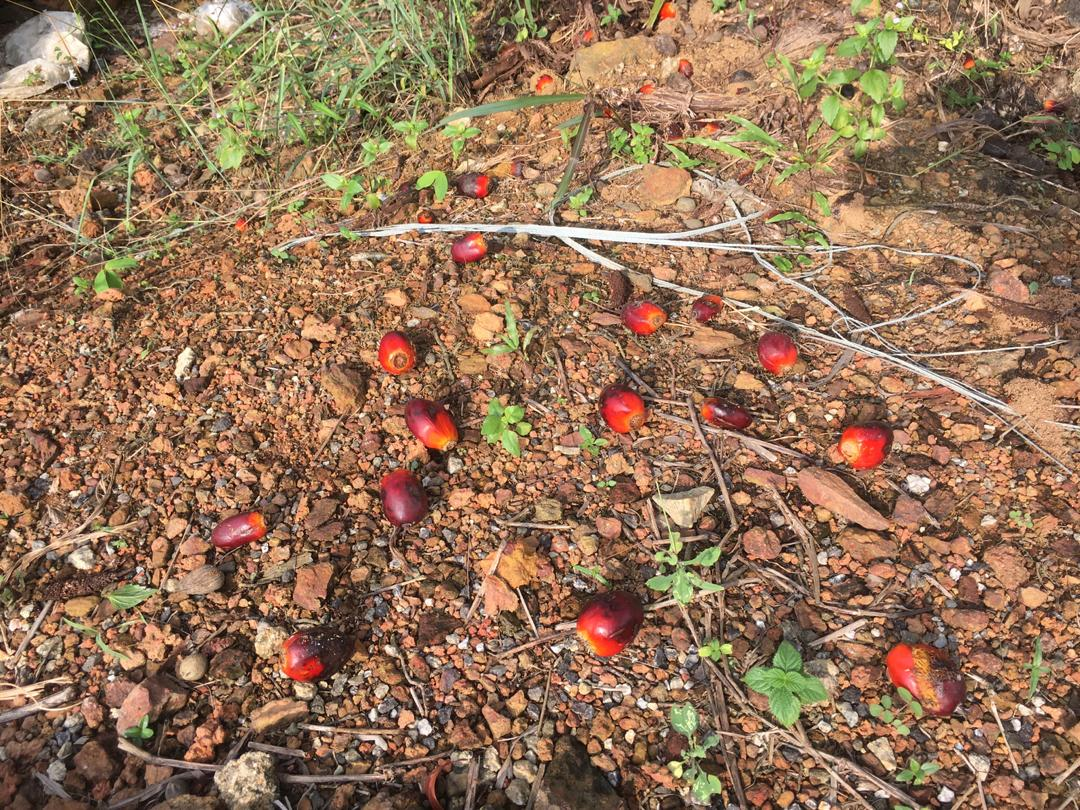
#> input picture PYTHON CODE/scripts/full_image/imej1.jpeg, 1080 x 810 px
$ python minmaxloc.py --image full_image/imej1.jpeg
#> lines starting #> are read from the running program, lines starting #| are printed output that depends on the picture; after the words box and inside, x2 and y2 are one past the last pixel; in counts of white or black regions, pixels touching at a corner belong together
#> further down, image is the input picture: shape (810, 1080, 3); mean B, G, R 88.1, 115.2, 148
### PYTHON CODE/scripts/imutils1.py
import numpy as np
import cv2
def resize(image, width = None, height = None, inter = cv2.
        INTER_AREA):
#> called with height = 400, inter = 3
    dim = None
    (h, w) = image.shape[:2]
#> h = 810; w = 1080

    if width is None and height is None:
        return image

    if width is None:
        r = height / float(h)
#> r = 0.494
        dim = (int(w * r), height)
#> dim = (533, 400)

    else:
        r = width / float(w)
        dim = (width, int(h * r))

    resized = cv2.resize(image, dim, interpolation = inter)
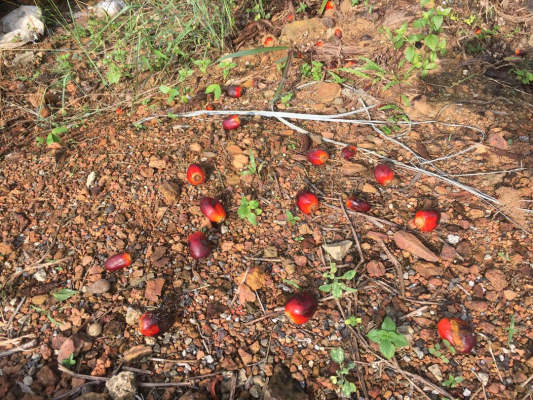
#> resized: shape (400, 533, 3); mean B, G, R 88.1, 115.2, 148
    return resized


### PYTHON CODE/scripts/minmaxloc.py
# import the necessary packages
import numpy as np
import argparse
import cv2
import imutils1

# construct the argument parse and parse the arguments
ap = argparse.ArgumentParser()
ap.add_argument("-i", "--image", help = "path to the image file")
ap.add_argument("-r", "--radius", type = int,
	help = "radius of Gaussian blur; must be odd")
args = vars(ap.parse_args())

# load the image and convert it to grayscale
image = cv2.imread(args["image"])
orig = image.copy()

resized = imutils1.resize(image, height=400)
gray = cv2.cvtColor(resized, cv2.COLOR_BGR2GRAY)
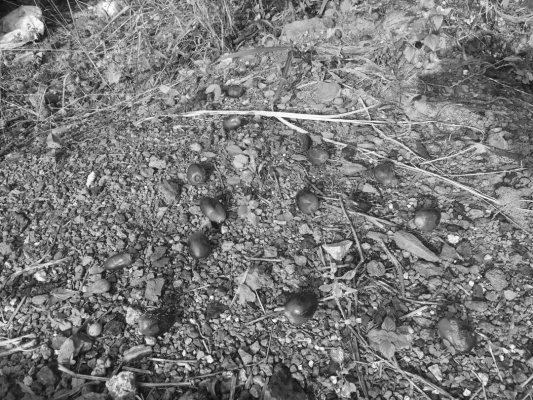
#> gray: shape (400, 533); min 12, max 254, mean 122

# SUSCEPTIBLE METHOD
# the area of the image with the largest intensity value
(minVal, maxVal, minLoc, maxLoc) = cv2.minMaxLoc(gray)
#> minVal = 12; maxVal = 254; minLoc = (0, 3); maxLoc = (109, 8)
cv2.circle(resized, maxLoc, 5, (255, 0, 0), 2)
#> resized: shape (400, 533, 3); 0.04% of pixels changed, all inside (x1, y1, x2, y2) = (103, 2, 116, 15)

# display the results of the naive attempt
cv2.imshow("Naive", resized)
cv2.waitKey(0)

cv2.imwrite("minmaxloc_susceptible.jpg", resized)
cv2.waitKey(0)

# ROBUST METHOD
# apply a Gaussian blur to the image then find the brightest
# region
gray = cv2.GaussianBlur(gray, (5, 5), 0)
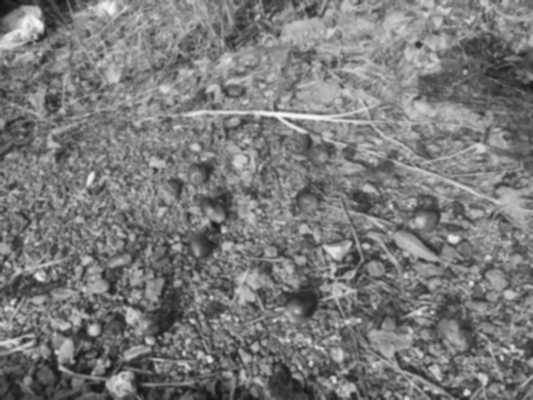
#> gray: shape (400, 533); min 18, max 249, mean 122
(minVal, maxVal, minLoc, maxLoc) = cv2.minMaxLoc(gray)
#> minVal = 18; maxVal = 249; minLoc = (0, 2); maxLoc = (110, 8)
cv2.circle(resized, maxLoc,5, (255, 0, 0), 2)
#> resized: shape (400, 533, 3); mean B, G, R 88.1, 115.1, 147.9

# display the results of our newly improved method
cv2.imshow("Robust",resized)
cv2.waitKey(0)

cv2.imwrite("minmaxloc_robust.jpg", resized)
cv2.waitKey(0)

$ run again, on PYTHON CODE/scripts/full_image/imej3.jpeg
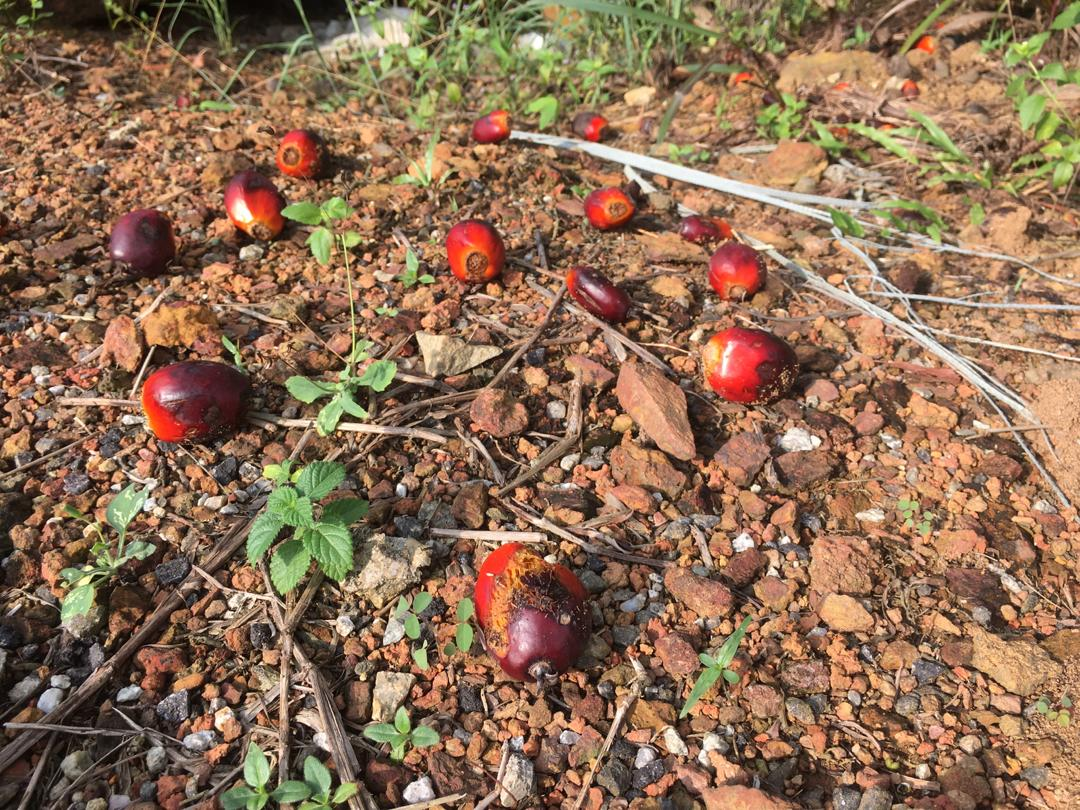
#> input picture PYTHON CODE/scripts/full_image/imej3.jpeg, 1080 x 810 px
#> image is the input picture: shape (810, 1080, 3); mean B, G, R 84.8, 110.8, 142.3
#> `gray = cv2.cvtColor(resized, cv2.COLOR_BGR2GRAY)`:
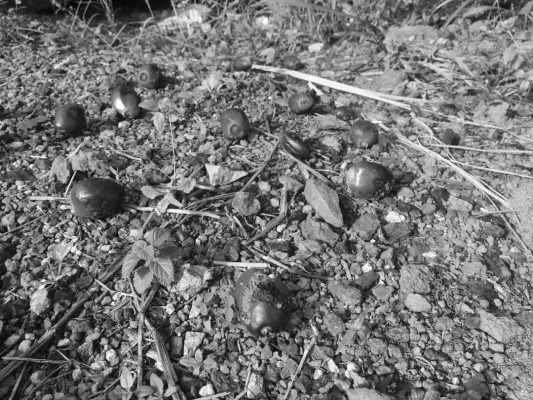
#> gray: shape (400, 533); min 5, max 254, mean 117.3
#> `(minVal, maxVal, minLoc, maxLoc) = cv2.minMaxLoc(gray)`: minVal = 5; maxVal = 254; minLoc = (68, 3); maxLoc = (265, 19)
#> `gray = cv2.GaussianBlur(gray, (5, 5), 0)`:
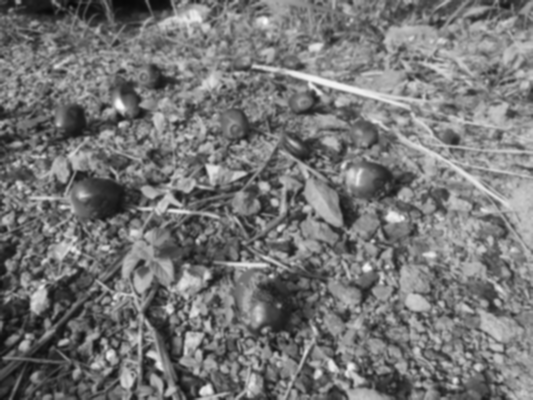
#> gray: shape (400, 533); min 8, max 251, mean 117.3
#> `(minVal, maxVal, minLoc, maxLoc) = cv2.minMaxLoc(gray)`: minVal = 8; maxVal = 251; minLoc = (123, 0); maxLoc = (265, 21)

$ run again, on PYTHON CODE/scripts/full_image/imej4.jpeg
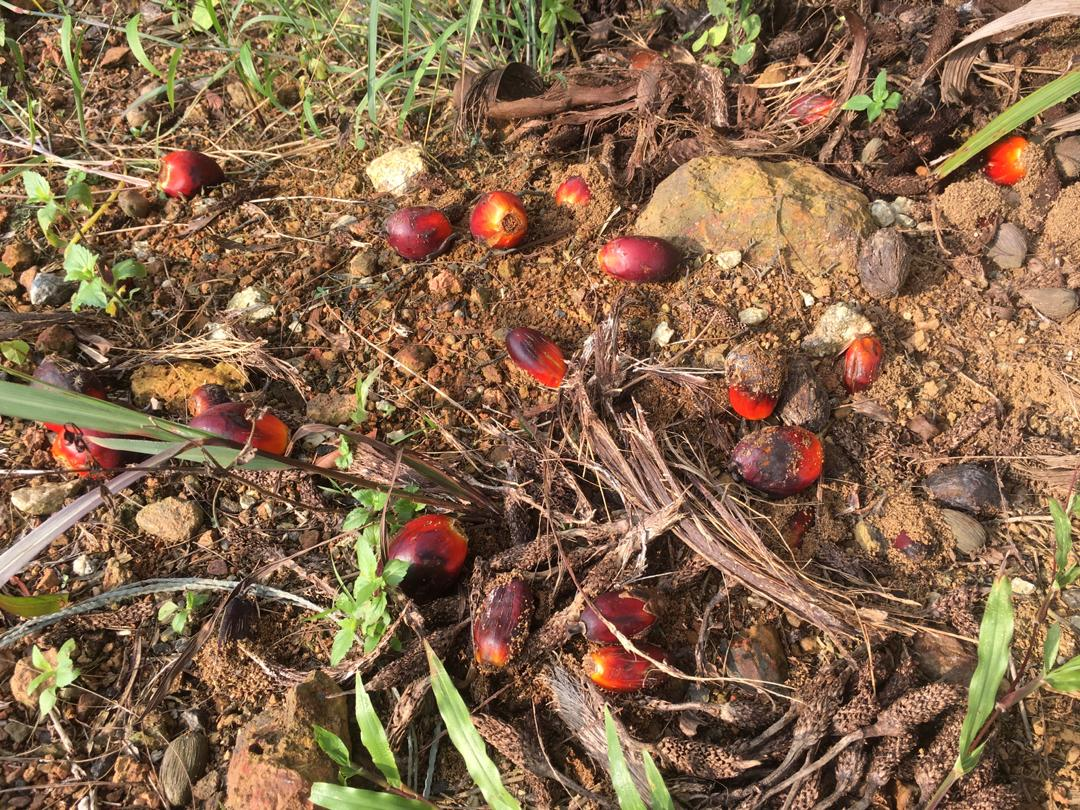
#> input picture PYTHON CODE/scripts/full_image/imej4.jpeg, 1080 x 810 px
#> image is the input picture: shape (810, 1080, 3); mean B, G, R 76.5, 104.2, 134.3
#> `gray = cv2.cvtColor(resized, cv2.COLOR_BGR2GRAY)`:
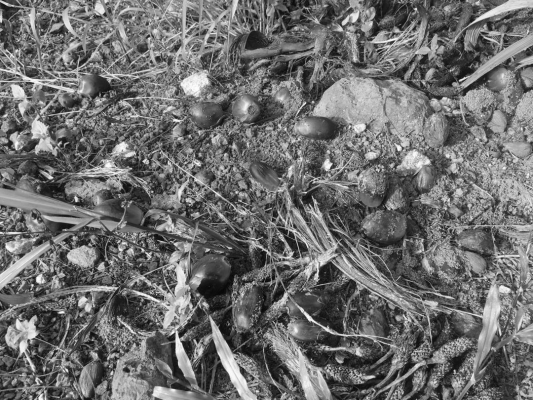
#> gray: shape (400, 533); min 7, max 253, mean 110
#> `(minVal, maxVal, minLoc, maxLoc) = cv2.minMaxLoc(gray)`: minVal = 7; maxVal = 253; minLoc = (223, 289); maxLoc = (196, 87)
#> `gray = cv2.GaussianBlur(gray, (5, 5), 0)`:
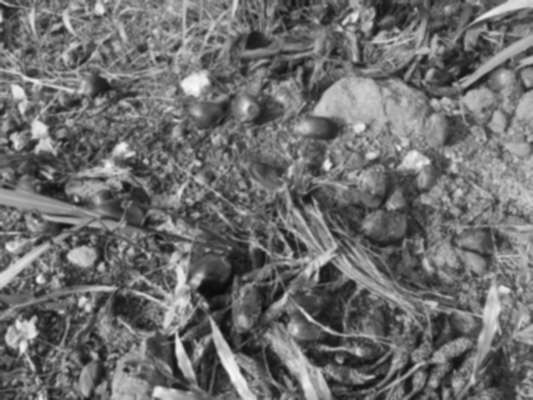
#> gray: shape (400, 533); min 9, max 250, mean 110
#> `(minVal, maxVal, minLoc, maxLoc) = cv2.minMaxLoc(gray)`: minVal = 9; maxVal = 250; minLoc = (221, 291); maxLoc = (196, 88)

$ run again, on PYTHON CODE/scripts/full_image/imej5.jpeg
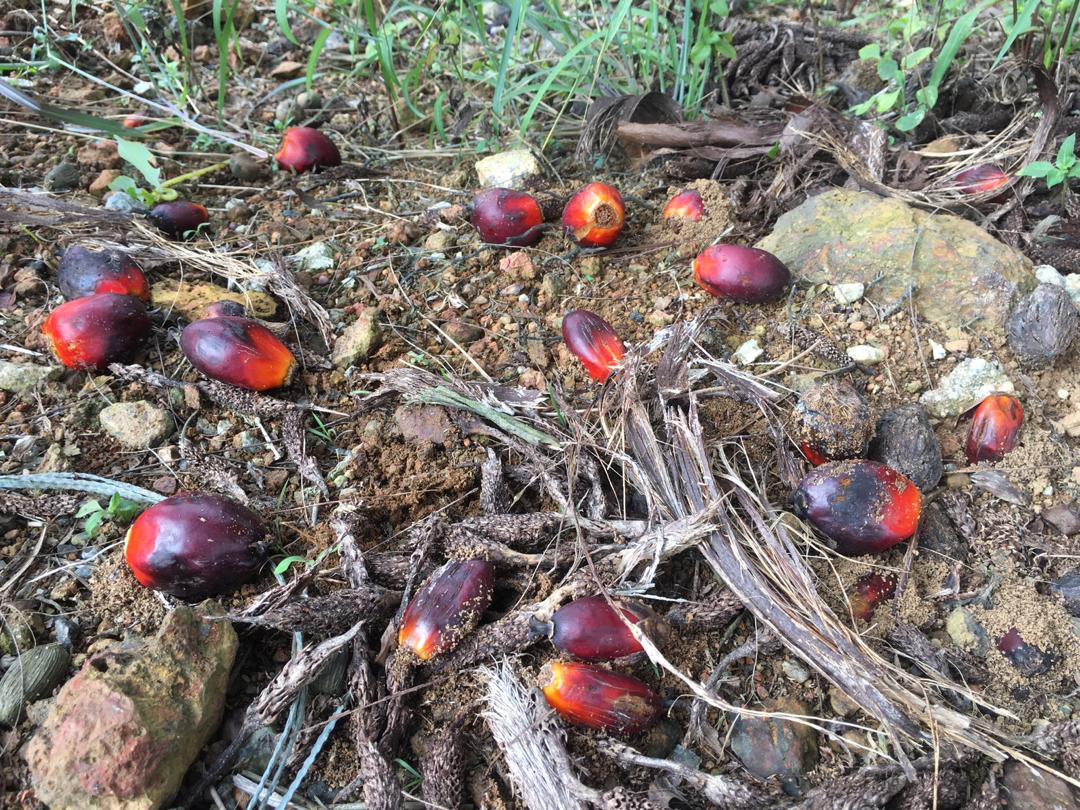
#> input picture PYTHON CODE/scripts/full_image/imej5.jpeg, 1080 x 810 px
#> image is the input picture: shape (810, 1080, 3); mean B, G, R 111, 117.5, 126
#> `gray = cv2.cvtColor(resized, cv2.COLOR_BGR2GRAY)`:
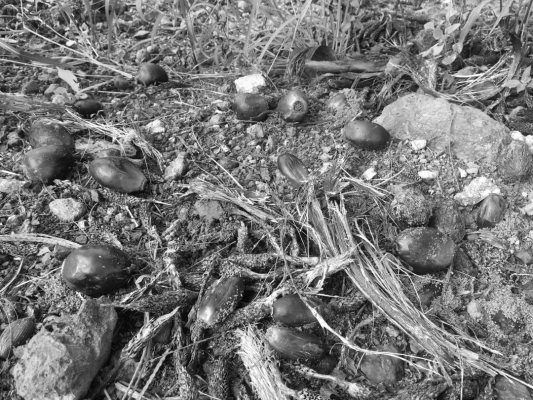
#> gray: shape (400, 533); min 6, max 255, mean 119.3
#> `(minVal, maxVal, minLoc, maxLoc) = cv2.minMaxLoc(gray)`: minVal = 6; maxVal = 255; minLoc = (126, 316); maxLoc = (247, 86)
#> `gray = cv2.GaussianBlur(gray, (5, 5), 0)`:
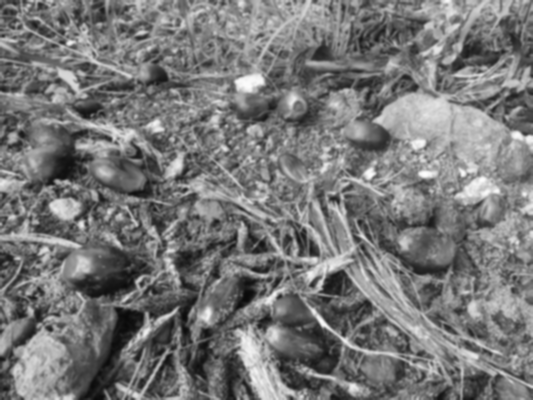
#> gray: shape (400, 533); min 9, max 253, mean 119.3
#> `(minVal, maxVal, minLoc, maxLoc) = cv2.minMaxLoc(gray)`: minVal = 9; maxVal = 253; minLoc = (125, 316); maxLoc = (424, 173)
